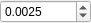
<?xml version="1.0" encoding="UTF-8"?>
<ui version="4.0">
 <class>SampleStepWidget</class>
 <widget class="QWidget" name="SampleStepWidget">
  <property name="geometry">
   <rect>
    <x>0</x>
    <y>0</y>
    <width>91</width>
    <height>23</height>
   </rect>
  </property>
  <property name="sizePolicy">
   <sizepolicy hsizetype="Preferred" vsizetype="Preferred">
    <horstretch>0</horstretch>
    <verstretch>0</verstretch>
   </sizepolicy>
  </property>
  <property name="minimumSize">
   <size>
    <width>0</width>
    <height>0</height>
   </size>
  </property>
  <property name="maximumSize">
   <size>
    <width>91</width>
    <height>23</height>
   </size>
  </property>
  <property name="windowTitle">
   <string>Options</string>
  </property>
  <layout class="QHBoxLayout" name="horizontalLayout_2">
   <property name="spacing">
    <number>0</number>
   </property>
   <property name="leftMargin">
    <number>0</number>
   </property>
   <property name="topMargin">
    <number>0</number>
   </property>
   <property name="rightMargin">
    <number>0</number>
   </property>
   <property name="bottomMargin">
    <number>0</number>
   </property>
   <item>
    <widget class="QDoubleSpinBox" name="doubleSpinBox_sampleStep">
     <property name="sizePolicy">
      <sizepolicy hsizetype="Minimum" vsizetype="Fixed">
       <horstretch>3</horstretch>
       <verstretch>0</verstretch>
      </sizepolicy>
     </property>
     <property name="toolTip">
      <string>Ray casting step (decrease to improve quality).</string>
     </property>
     <property name="decimals">
      <number>4</number>
     </property>
     <property name="minimum">
      <double>0.000100000000000</double>
     </property>
     <property name="maximum">
      <double>1.000000000000000</double>
     </property>
     <property name="singleStep">
      <double>0.000100000000000</double>
     </property>
     <property name="value">
      <double>0.002500000000000</double>
     </property>
    </widget>
   </item>
  </layout>
 </widget>
 <resources/>
 <connections/>
</ui>
